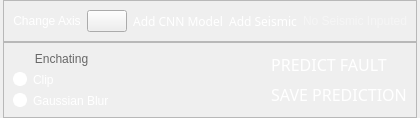
         <widget class="QWidget" name="faultPredictPage">
          <layout class="QVBoxLayout" name="verticalLayout_6">
           <property name="spacing">
            <number>0</number>
           </property>
           <property name="leftMargin">
            <number>3</number>
           </property>
           <property name="topMargin">
            <number>0</number>
           </property>
           <property name="rightMargin">
            <number>3</number>
           </property>
           <property name="bottomMargin">
            <number>0</number>
           </property>
           <item>
            <widget class="QFrame" name="faultPredictTop">
             <property name="maximumSize">
              <size>
               <width>16777215</width>
               <height>60</height>
              </size>
             </property>
             <property name="styleSheet">
              <string notr="true">QFrame{
background-color: none;
color: white

}</string>
             </property>
             <property name="frameShape">
              <enum>QFrame::StyledPanel</enum>
             </property>
             <property name="frameShadow">
              <enum>QFrame::Raised</enum>
             </property>
             <layout class="QHBoxLayout" name="horizontalLayout_4">
              <item>
               <widget class="QPushButton" name="changeAxisBTN">
                <property name="layoutDirection">
                 <enum>Qt::LeftToRight</enum>
                </property>
                <property name="styleSheet">
                 <string notr="true">QPushButton{
	color: White;
	background-color: None;
	border: None;
}

QPushButton::hover{
	background-color: orange;	
}</string>
                </property>
                <property name="text">
                 <string>Change Axis</string>
                </property>
                <property name="icon">
                 <iconset>
                  <normaloff>SideBar_Image/swipe.png</normaloff>SideBar_Image/swipe.png</iconset>
                </property>
                <property name="iconSize">
                 <size>
                  <width>70</width>
                  <height>100</height>
                 </size>
                </property>
               </widget>
              </item>
              <item>
               <widget class="QPushButton" name="whatIsThis">
                <property name="maximumSize">
                 <size>
                  <width>40</width>
                  <height>16777215</height>
                 </size>
                </property>
                <property name="layoutDirection">
                 <enum>Qt::LeftToRight</enum>
                </property>
                <property name="styleSheet">
                 <string notr="true">background-color: None;
;border: None;
color: white;
QPushButton{
	color: White;
	background-color: None;
	border: None;
}

QPushButton::hover{
	background-color: orange;	
}</string>
                </property>
                <property name="text">
                 <string/>
                </property>
                <property name="icon">
                 <iconset>
                  <normaloff>SideBar_Image/ask.png</normaloff>SideBar_Image/ask.png</iconset>
                </property>
                <property name="iconSize">
                 <size>
                  <width>25</width>
                  <height>100</height>
                 </size>
                </property>
               </widget>
              </item>
              <item>
               <widget class="QPushButton" name="addCNNBTN">
                <property name="maximumSize">
                 <size>
                  <width>200</width>
                  <height>100</height>
                 </size>
                </property>
                <property name="font">
                 <font>
                  <family>KacstArt</family>
                  <pointsize>9</pointsize>
                 </font>
                </property>
                <property name="styleSheet">
                 <string notr="true">QPushButton{
	color: White;
	background-color: None;
	border: None;
}

QPushButton::hover{
	background-color: orange;	
}</string>
                </property>
                <property name="text">
                 <string>Add CNN Model</string>
                </property>
                <property name="icon">
                 <iconset>
                  <normaloff>SideBar_Image/add_data.png</normaloff>SideBar_Image/add_data.png</iconset>
                </property>
               </widget>
              </item>
              <item>
               <widget class="QPushButton" name="addSeismicBTN2">
                <property name="maximumSize">
                 <size>
                  <width>16777215</width>
                  <height>100</height>
                 </size>
                </property>
                <property name="font">
                 <font>
                  <family>KacstArt</family>
                  <pointsize>9</pointsize>
                 </font>
                </property>
                <property name="styleSheet">
                 <string notr="true">QPushButton{
	color: White;
	background-color: None;
	border: None;
}

QPushButton::hover{
	background-color: orange;	
}</string>
                </property>
                <property name="text">
                 <string>Add Seismic</string>
                </property>
                <property name="icon">
                 <iconset>
                  <normaloff>SideBar_Image/add_data.png</normaloff>SideBar_Image/add_data.png</iconset>
                </property>
               </widget>
              </item>
              <item>
               <widget class="QLabel" name="Widged_2">
                <property name="styleSheet">
                 <string notr="true">background-color:None;
color:rgb(255, 255, 255, 100)</string>
                </property>
                <property name="text">
                 <string>No Seismic Inputed</string>
                </property>
                <property name="alignment">
                 <set>Qt::AlignCenter</set>
                </property>
               </widget>
              </item>
             </layout>
            </widget>
           </item>
           <item>
            <widget class="QFrame" name="faultPredictScreen">
             <property name="maximumSize">
              <size>
               <width>16777215</width>
               <height>1000</height>
              </size>
             </property>
             <property name="styleSheet">
              <string notr="true">QFrame{
background-color: black;
    border-style: outset;
    border-width: 1px;
    border-color: white;
}</string>
             </property>
             <property name="frameShape">
              <enum>QFrame::StyledPanel</enum>
             </property>
             <property name="frameShadow">
              <enum>QFrame::Raised</enum>
             </property>
             <zorder>enchantingText</zorder>
            </widget>
           </item>
           <item>
            <widget class="QFrame" name="faultPredictBot">
             <property name="maximumSize">
              <size>
               <width>16777215</width>
               <height>80</height>
              </size>
             </property>
             <property name="styleSheet">
              <string notr="true">QFrame{
background-color: none;
color: white

}</string>
             </property>
             <property name="frameShape">
              <enum>QFrame::StyledPanel</enum>
             </property>
             <property name="frameShadow">
              <enum>QFrame::Raised</enum>
             </property>
             <layout class="QHBoxLayout" name="horizontalLayout_5">
              <item>
               <layout class="QVBoxLayout" name="verticalLayout_7">
                <item>
                 <widget class="QLabel" name="enchantingText">
                  <property name="styleSheet">
                   <string notr="true">color: rgb(103, 103, 103);
background-color: None;</string>
                  </property>
                  <property name="text">
                   <string>Enchating</string>
                  </property>
                  <property name="alignment">
                   <set>Qt::AlignCenter</set>
                  </property>
                 </widget>
                </item>
                <item>
                 <widget class="QCheckBox" name="clipBTN">
                  <property name="styleSheet">
                   <string notr="true">QCheckBox {
    background-color:       None;
    color:                  white;
}

QCheckBox::indicator {
    width:                  10px;
    height:                 10px;
    border-radius:          7px;
}

QCheckBox::indicator:checked {
    background-color:       Green;
    border:                 2px solid white;
}

QCheckBox::indicator:unchecked {
    background-color:       White;
    border:                 2px solid white;
}

</string>
                  </property>
                  <property name="text">
                   <string>Clip</string>
                  </property>
                 </widget>
                </item>
                <item>
                 <widget class="QCheckBox" name="gaussianBlurBTN">
                  <property name="styleSheet">
                   <string notr="true">QCheckBox {
    background-color:       None;
    color:                  white;
}

QCheckBox::indicator {
    width:                  10px;
    height:                 10px;
    border-radius:          7px;
}

QCheckBox::indicator:checked {
    background-color:       Green;
    border:                 2px solid white;
}

QCheckBox::indicator:unchecked {
    background-color:       White;
    border:                 2px solid white;
}

</string>
                  </property>
                  <property name="text">
                   <string>Gaussian Blur</string>
                  </property>
                 </widget>
                </item>
               </layout>
              </item>
              <item>
               <spacer name="horizontalSpacer_4">
                <property name="orientation">
                 <enum>Qt::Horizontal</enum>
                </property>
                <property name="sizeHint" stdset="0">
                 <size>
                  <width>40</width>
                  <height>20</height>
                 </size>
                </property>
               </spacer>
              </item>
              <item>
               <layout class="QVBoxLayout" name="verticalLayout_8">
                <item alignment="Qt::AlignLeft">
                 <widget class="QPushButton" name="predictFault">
                  <property name="font">
                   <font>
                    <family>KacstArt</family>
                    <pointsize>12</pointsize>
                   </font>
                  </property>
                  <property name="styleSheet">
                   <string notr="true">QPushButton{
	color: White;
	background-color: None;
	border: None;
}

QPushButton::hover{
	background-color: orange;	
}</string>
                  </property>
                  <property name="text">
                   <string>PREDICT FAULT</string>
                  </property>
                  <property name="icon">
                   <iconset>
                    <normaloff>SideBar_Image/add_data.png</normaloff>SideBar_Image/add_data.png</iconset>
                  </property>
                 </widget>
                </item>
                <item>
                 <widget class="QPushButton" name="predictFault_2">
                  <property name="font">
                   <font>
                    <family>KacstArt</family>
                    <pointsize>12</pointsize>
                   </font>
                  </property>
                  <property name="styleSheet">
                   <string notr="true">QPushButton{
	color: White;
	background-color: None;
	border: None;
}

QPushButton::hover{
	background-color: orange;	
}</string>
                  </property>
                  <property name="text">
                   <string>SAVE PREDICTION</string>
                  </property>
                  <property name="icon">
                   <iconset>
                    <normaloff>SideBar_Image/save.png</normaloff>SideBar_Image/save.png</iconset>
                  </property>
                 </widget>
                </item>
               </layout>
              </item>
             </layout>
            </widget>
           </item>
          </layout>
         </widget>
